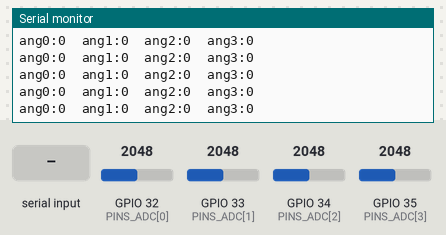
Simulated run of this sketch. Board: ESP32. Parts: the last lines printed to the serial monitor. Inputs (shaded band) come from the test bench; at power-on: GPIO 32 (PINS_ADC[0]) = 2048, GPIO 33 (PINS_ADC[1]) = 2048, GPIO 34 (PINS_ADC[2]) = 2048, GPIO 35 (PINS_ADC[3]) = 2048 (analog values on the 0–4095 scale). Nothing arrives over Bluetooth unless stated.

Above: at 1.4 s.
1.5 s: "C" received over Serial
3.0 s: GPIO 32 (PINS_ADC[0]) set to 2866
At 3.03 s:
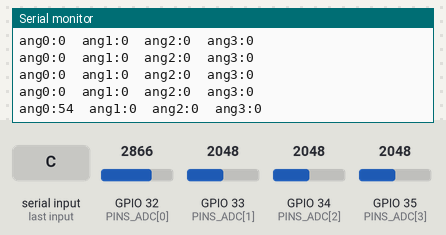
4.5 s: GPIO 33 (PINS_ADC[1]) set to 2866
At 4.54 s:
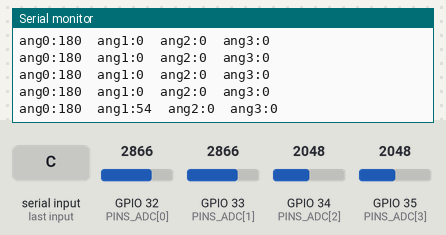
6.0 s: GPIO 34 (PINS_ADC[2]) set to 2866
At 6.0 s:
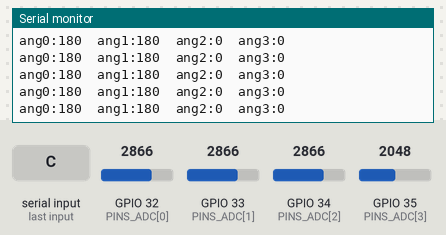
7.5 s: GPIO 35 (PINS_ADC[3]) set to 2866
At 7.51 s:
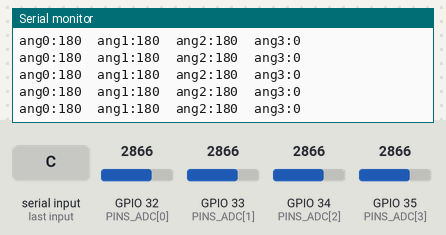
9.0 s: GPIO 32 (PINS_ADC[0]) set to 1228
At 9.01 s:
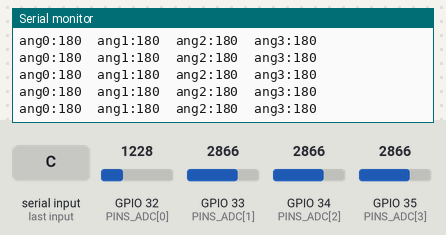
Timing chart, 0 to 11.5 s (numbered marks = the images above; inputs shaded):
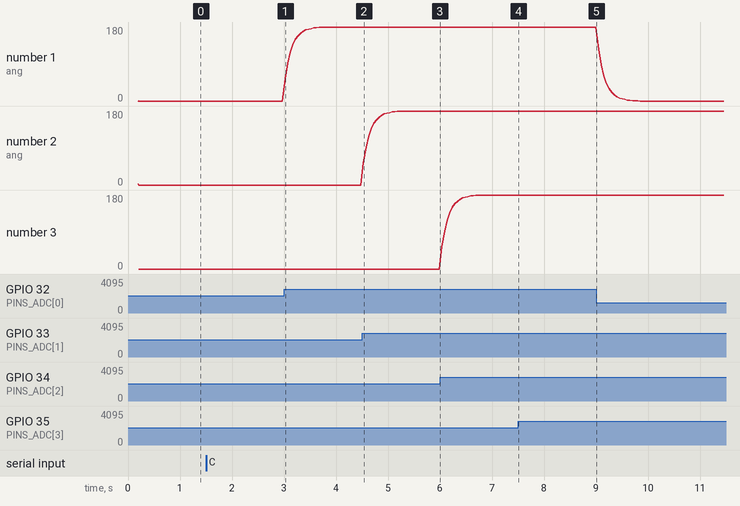

The sketch:

ESP32_Bluetooth_Motors.ino
```cpp
// -------- ESP32 (SPP Master/Client) — sends angles 0–180 & plots only angles ---
#include <BluetoothSerial.h>
#include "esp_log.h"

BluetoothSerial BT;

// ==== Target Pico-2W SPP name / MAC ====
const char* TARGET_NAME = "PICO2W_SPP";
// Replace with your Pico 2 W's MAC if you have it (faster & robust)
uint8_t PICO_MAC[6] = {0x2C, 0xCF, 0x67, 0xD1, 0xE3, 0x46}; // <— change if needed

// ==== Pots & normalization (same math as your monitor) ====
const int PINS_ADC[4] = {32, 33, 34, 35};  // adjust to your wiring
const int NADC = 4;
const int AVG_SAMPLES = 4;
const float EMA_ALPHA = 0.3f;
const uint16_t SEND_MS = 50;               // ~20 Hz

int  rawMin[4], rawMax[4];
bool inited[4] = {false,false,false,false};
float emaNormPct[4] = {0,0,0,0};

unsigned long lastSend = 0;

static inline float clampf(float x, float a, float b) {
  if (x < a) return a;
  if (x > b) return b;
  return x;
}

static int readAveragedADC(int pin) {
  long acc = 0;
  for (int i=0; i<AVG_SAMPLES; ++i) acc += analogRead(pin);
  return (int)(acc / AVG_SAMPLES);
}

static void resetCalibration() {
  for (int i=0; i<NADC; ++i) { inited[i] = false; emaNormPct[i] = 0.0f; }
  Serial.println("[ESP32] Calibration reset.");
}

static bool tryConnectByMac() {
  Serial.printf("Connecting to MAC %02X:%02X:%02X:%02X:%02X:%02X ...\n",
    PICO_MAC[0],PICO_MAC[1],PICO_MAC[2],PICO_MAC[3],PICO_MAC[4],PICO_MAC[5]);
  if (BT.connect(PICO_MAC)) { Serial.println("Connected by MAC."); return true; }
  Serial.println("MAC connect failed."); return false;
}

static bool tryConnectByName() {
  Serial.printf("Connecting to name '%s' ...\n", TARGET_NAME);
  if (BT.connect(TARGET_NAME)) { Serial.println("Connected by name."); return true; }
  Serial.println("Name connect failed."); return false;
}

void setup() {
  Serial.begin(115200);
  delay(200);
  esp_log_level_set("*", ESP_LOG_ERROR);

  for (int i=0; i<NADC; ++i) pinMode(PINS_ADC[i], INPUT);
  analogReadResolution(12); // 0..4095

  BT.begin("ESP32_MASTER", true);   // master/client
  Serial.println("ESP32 SPP master started.");
  if (!tryConnectByMac()) (void)tryConnectByName();

  // Serial Plotter header — angles only
  Serial.println("ang0:\tang1:\tang2:\tang3:");
}

void loop() {
  // Optional: press 'C' in Serial Monitor to re-calibrate
  while (Serial.available()) {
    int ch = Serial.read();
    if (ch=='C' || ch=='c') resetCalibration();
  }

  if (!BT.connected()) {
    static unsigned long lastRetry=0, retryDelay=1000; const unsigned long cap=8000;
    if (millis()-lastRetry >= retryDelay) {
      lastRetry = millis();
      if (!tryConnectByMac() && !tryConnectByName()) retryDelay = min(retryDelay*2, cap);
      else retryDelay = 500;
    }
    delay(10);
    return;
  }

  if (millis() - lastSend >= SEND_MS) {
    lastSend = millis();

    uint8_t angles[4];
    for (int i=0; i<NADC; ++i) {
      int raw = readAveragedADC(PINS_ADC[i]);

      if (!inited[i]) { rawMin[i]=rawMax[i]=raw; inited[i]=true; }
      else { if (raw<rawMin[i]) rawMin[i]=raw; if (raw>rawMax[i]) rawMax[i]=raw; }

      float n = 0.0f;
      int range = rawMax[i] - rawMin[i];
      if (range > 4) {
        n = ((float)(raw - rawMin[i]) / (float)range) * 100.0f;
        n = clampf(n, 0.0f, 100.0f);
      }
      emaNormPct[i] = EMA_ALPHA*n + (1.0f-EMA_ALPHA)*emaNormPct[i];

      int a = (int)lroundf(emaNormPct[i] * 1.80f); // 0..100% → 0..180
      if (a<0) a=0; if (a>180) a=180;
      angles[i] = (uint8_t)a;
    }

    // Send to Pico
    BT.printf("ANG:%d,%d,%d,%d\n", angles[0], angles[1], angles[2], angles[3]);

    // Plot angles only (for motors 0..3)
    Serial.print("ang0:"); Serial.print((int)angles[0]); Serial.print('\t');
    Serial.print("ang1:"); Serial.print((int)angles[1]); Serial.print('\t');
    Serial.print("ang2:"); Serial.print((int)angles[2]); Serial.print('\t');
    Serial.print("ang3:"); Serial.println((int)angles[3]);
  }
}
```

Measured:
- after the input at 3.0 s, the serial monitor: prints a new line at once (image 1)
- after the input at 4.5 s, the serial monitor: prints a new line at once (image 2)
- plotted number 1: 0 → 180 after the input at 3.0 s
